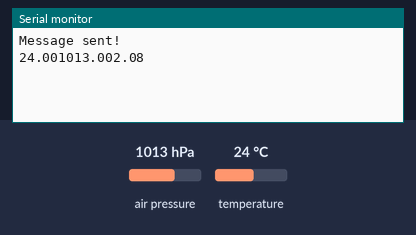
Recording of a sketch running on a simulated Arduino Uno, built with avr-gcc and run on an emulated ATmega328P. Parts: the last lines printed to the serial monitor. Inputs (shaded band) come from the test bench; at power-on: air pressure 1013 hPa, temperature 24 °C. No radio packets arrive unless stated.

Above: at 1.2 s.
1.3 s: air pressure set to 952 hPa
At 2.6 s:
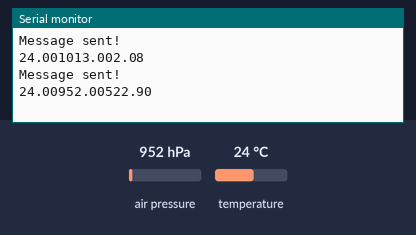
2.8 s: temperature set to 12 °C
At 3.5 s:
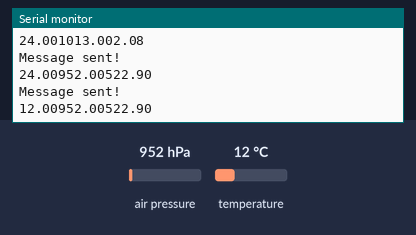
4.3 s: air pressure set to 975 hPa
At 5.9 s:
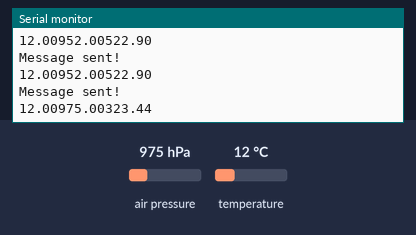
Timing chart, 0 to 7.4 s (numbered marks = the images above; inputs shaded):
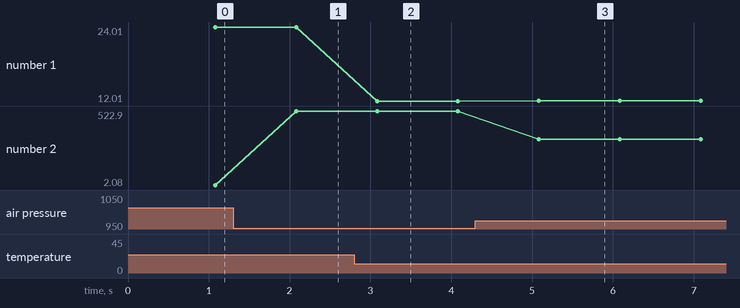

Measured:
- after the input at 1.3 s, the serial monitor: prints a new line after 0.78 s (image 1)
- after the input at 2.8 s, the serial monitor: prints a new line after 0.28 s (image 2)
- after the input at 4.3 s, the serial monitor: prints a new line after 0.78 s (image 3)
- plotted number 1: 24 → 24.01 after the input at 1.3 s, 24.01 → 12.01 after the input at 2.8 s, 12.01 → 12.01 after the input at 4.3 s
- plotted number 2: 2.08 → 522.9 after the input at 1.3 s, 522.9 → 323.44 after the input at 4.3 s

The sketch:

bmptest.ino
```cpp
#include <SPI.h>
#include <RH_RF95.h>
#include <Adafruit_BMP3XX.h>
#define RFM95_CS 8
#define RFM95_INT 3
#define RFM95_RST 4
#define RF95_FREQ 433.4

#define BMP_CS 16
RH_RF95 rf95(RFM95_CS, RFM95_INT);

#define PRESSURE_SEA 1013.25
Adafruit_BMP280 bmp(BMP_CS);

int16_t i = 0;
struct message {
  uint8_t value;
  int16_t counter;
  int16_t temp;
  int16_t alt;
  int32_t pressure;
};

message makeMessage(float temperature, float altitude,  float pressure) {
  message p{};
  p.value = 100;
  p.counter = i++;
  p.temp = temperature * 100; //conv to int
  p.alt = altitude * 100;
  p.pressure = pressure * 100;
  return p;
};

unsigned long lastRadio = 0;
void setup() {
  // put your setup code here, to run once:
  Serial.begin(9600);
  pinMode(RFM95_RST, OUTPUT);
  digitalWrite(RFM95_RST, LOW);
  delay(10);
  digitalWrite(RFM95_RST, HIGH);
  delay(10);
  if (!rf95.init()) {
    Serial.println("rf doesnt init");
    while (1)
      ;
  }
  if (!rf95.setFrequency(RF95_FREQ)) {
    Serial.println("Freq cannot be set");
    while (1)
      ;
  }
  rf95.setTxPower(2, false);
    if (!bmp.begin()) {
    Serial.println("Could not find a valid BMP280 sensor, check wiring!");
    while (1);
  }
}


void loop() {
  float temperature = bmp.readTemperature();
  float pressure = bmp.readPressure() / 100.0;   //hPa
  float altitude =  44330.0 * (1.0 - pow(pressure / PRESSURE_SEA, 0.1903));
  unsigned long now = millis();
  if (now - lastRadio >= 1000) {
    digitalWrite(LED_BUILTIN, HIGH);
    message pkt = makeMessage(temperature, altitude, pressure);
    rf95.send((uint8_t*)&pkt, sizeof(pkt));
    rf95.waitPacketSent();
    Serial.println("Message sent!");
    digitalWrite(LED_BUILTIN, LOW);
    lastRadio = now;
      Serial.print(temperature);
  Serial.print(pressure);
  Serial.println(altitude);
  }
}
```
